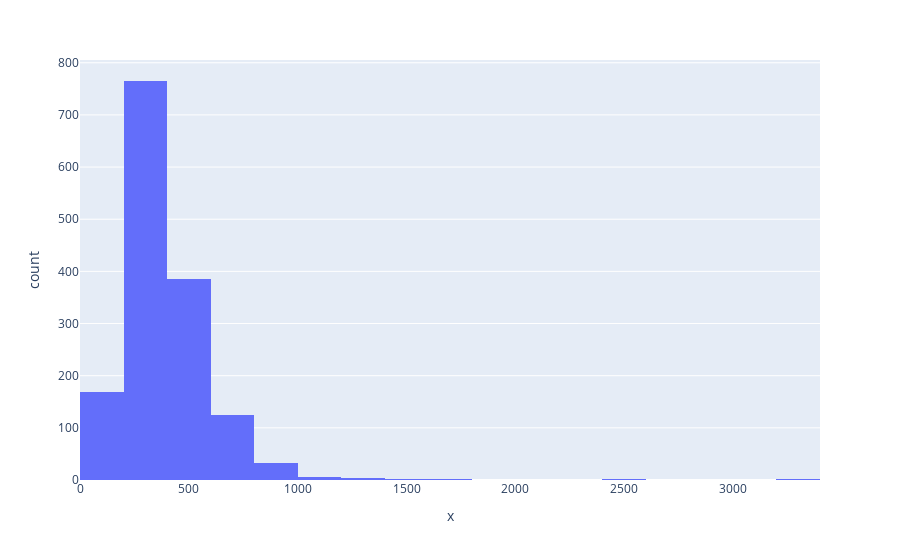

The cell this chart's notebook holds for it:
### Markdown cell above
Words distribution in articles

### Code cell
seq_len = [len(i.split()) for i in train['Text']]
configure_plotly_browser_state()
fig = px.histogram(x=seq_len,nbins=30)
fig.show()

### Figure 1 — Plotly figure (JSON) as saved in the notebook; plotly's stock layout.template omitted (floating-point values rounded to 4 significant figures; data arrays with more than 128 entries replaced by an {"elided": "..."} marker saying what was removed)
{"data": [{"hovertemplate": "x=%{x}<br>count=%{y}", "showlegend": false, "legendgroup": "", "name": "", "yaxis": "y", "nbinsx": 30, "marker": {"color": "#636efa"}, "hoverlabel": {"namelength": 0}, "offsetgroup": "", "xaxis": "x", "bingroup": "x", "x": {"elided": "1490 int values"}, "alignmentgroup": "True", "type": "histogram", "orientation": "v"}], "layout": {"xaxis": {"domain": [0, 1], "anchor": "y", "title": {"text": "x"}}, "yaxis": {"domain": [0, 1], "anchor": "x", "title": {"text": "count"}}, "barmode": "relative", "margin": {"t": 60}, "legend": {"tracegroupgap": 0}}}
